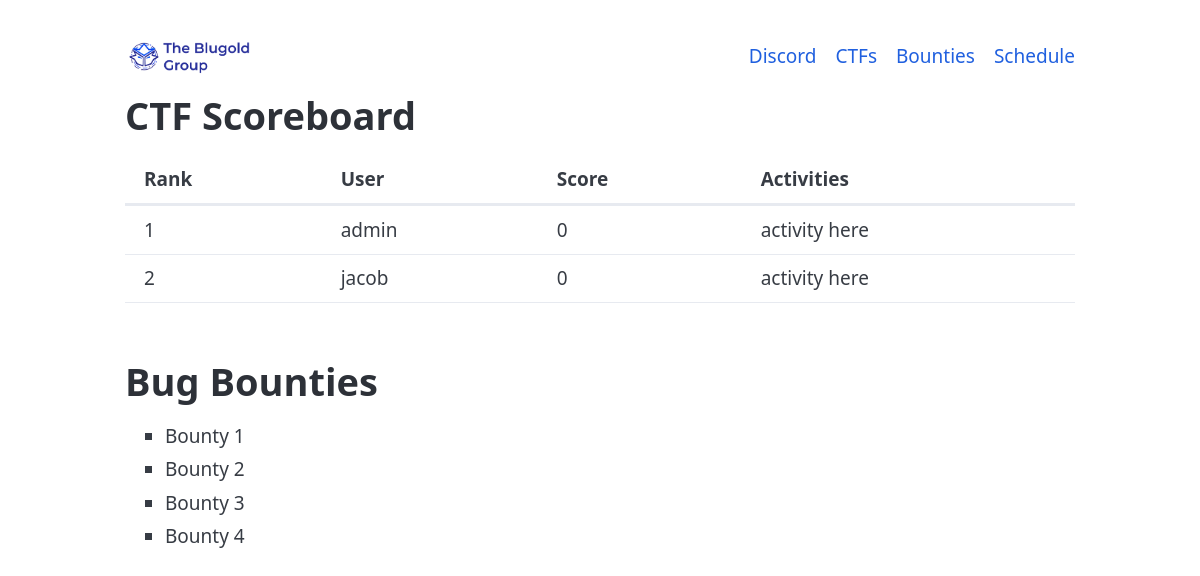
/scoreboard, run on an earlier commit of the app's database.
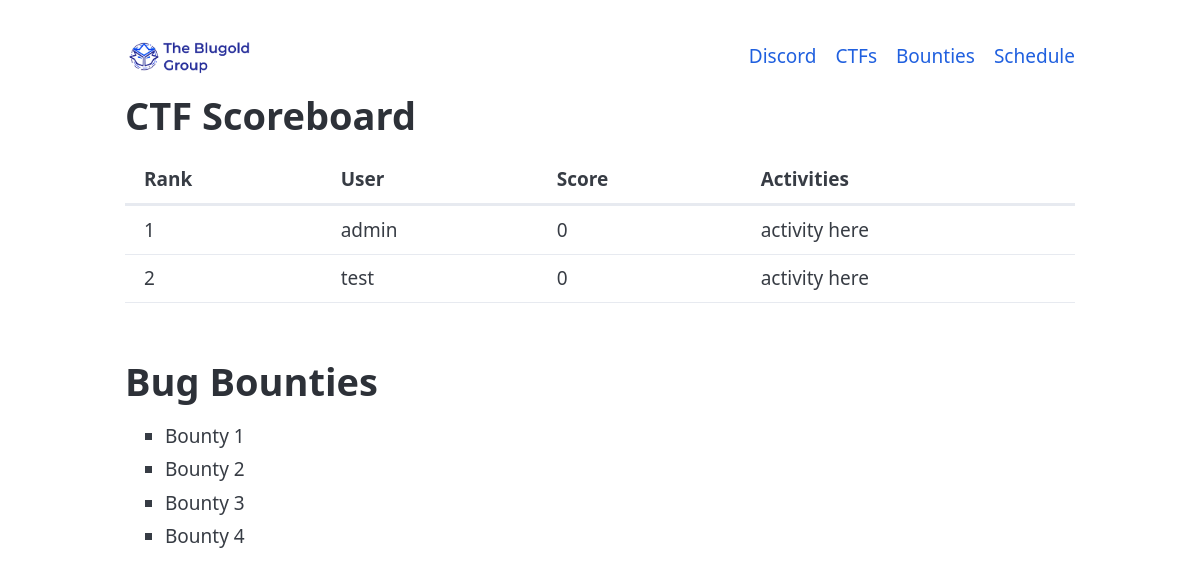
And on a later commit of the database.
### tables this page shows
CREATE TABLE users (
            id INTEGER PRIMARY KEY AUTOINCREMENT,
            username TEXT UNIQUE NOT NULL,
            password TEXT NOT NULL,
            otp_secret TEXT NOT NULL,
            lock_permissions TEXT NOT NULL,
            is_admin INTEGER DEFAULT 0
        );

### app.py (the view)
@app.route("/scoreboard")
def scoreboard():
    users = query_db('SELECT * FROM users')
    user_scores = []
    for user in users:
        score = 0
        user_activities = query_db('''
            SELECT a.points
            FROM user_activities ua
            JOIN activities a ON ua.activity_id = a.id
            WHERE ua.user_id = ?
        ''', [user['id']])
        score = sum(activity['points'] for activity in user_activities)
        user_scores.append((user, score))
    user_scores = sorted(user_scores, key=lambda x: x[1], reverse=True)
    return render_template("scoreboard.html", user_scores=user_scores)

### app.py (called while the page is built)
def query_db(query, args=(), one=False):
    with sqlite3.connect(DATABASE) as conn:
        conn.row_factory = sqlite3.Row
        cursor = conn.cursor()
        cursor.execute(query, args)
        rv = cursor.fetchall()
        conn.commit()
        return (rv[0] if rv else None) if one else rv

### templates/scoreboard.html (shortened to what this page needs)
<!DOCTYPE html>
<html lang="en">
<head>
    <link rel="stylesheet" href="/static/css/pico.blue.min.css">
</head>
<body>
    <main class="container">
        <nav>
            <ul>
                <li><a href="/"><img style="height:15%;width:23%;" src="/static/images/logo_with_words.png" alt="Blugold Group Logo"></a></li>
            </ul>
            <ul>
                <li><a href="https://discord.gg/9JYZCTFz">Discord</a></li>
                <li><a href="/ctf">CTFs</a></li>
                <li><a href="/bounties">Bounties</a></li>
                <li><a href="/schedule">Schedule</a></li>
            </ul>
        </nav>
    <h1>CTF Scoreboard</h1>
    <table>
        <thead>
            <tr>
                <th>Rank</th>
                <th>User</th>
                <th>Score</th>
                <th>Activities</th>
            </tr>
        </thead>
        <tbody>
            {% for user, score in user_scores %}
            <tr>
                <td>{{ loop.index }}</td>
                <td>{{ user.username }}</td>
                <td>{{ score }}</td>
                <td>activity here</td>
            </tr>
            {% endfor %}
        </tbody>
    </table>
    <table>
        <h1>Bug Bounties</h1>
        <ul>
            <li>Bounty 1</li>
            <li>Bounty 2</li>
            <li>Bounty 3</li>
            <li>Bounty 4</li>
        </ul>
    </table>
</main>
</body>
</html>

What changed in the data, as far as the page shows it:
changed users: username "jacob" → "test"
